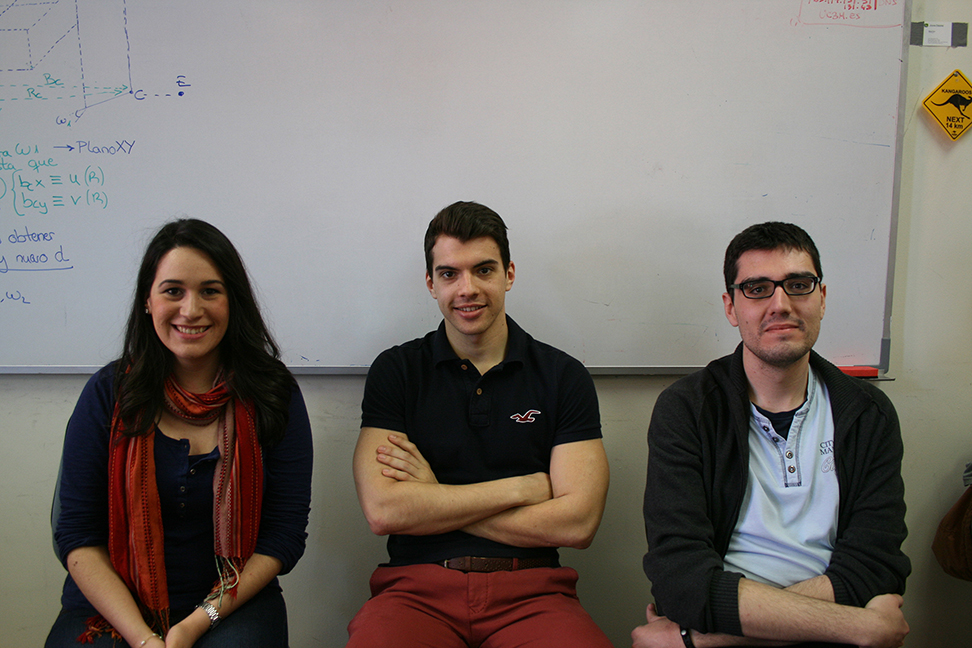
//> input picture 29 Ejemplo de Conv. de imagenes digitales con las OpenCV/33 Ejemplo_de_Correlacion_de_imagenes_digitales_con_las_OpenCV/IMG.jpg, 972 x 648 px
$ ./Ejemplo_de_Correlacion_de_imagenes_digitales_con_las_OpenCV   (built with g++ and OpenCV 4)
//> lines starting //> are read from the running program, lines starting //| are printed output that depends on the picture; after the words box and inside, x2 and y2 are one past the last pixel; in counts of white or black regions, pixels touching at a corner belong together
//------------------Correlacion normalizada y b鷖queda de m醲imos

#include <opencv2/core/core.hpp>
#include <opencv2/highgui/highgui.hpp>
#include "opencv2/imgproc/imgproc.hpp"
#include <iostream>
#include <stdio.h>

using namespace std;
using namespace cv;

int main()
{
	//Nombre de la imagen que se va a cargar
	char NombreImagen[] = "IMG.jpg";
	char NombreModelo[] = "MM.jpg";

	//Cargamos las imagenes y se comprueba que lo ha hecho correctamente
	Mat src = imread(NombreImagen);
//> src is the input picture: 648 rows x 972 cols, CV_8UC3; mean B, G, R 108, 113.3, 120.3
	Mat templ = imread(NombreModelo);
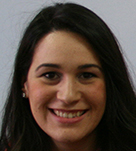
//> input picture 29 Ejemplo de Conv. de imagenes digitales con las OpenCV/33 Ejemplo_de_Correlacion_de_imagenes_digitales_con_las_OpenCV/MM.jpg, 136 x 151 px
//> templ is the input picture: 151 rows x 136 cols, CV_8UC3; mean B, G, R 62.5, 71.3, 85.2

	if (!src.data || !templ.data) {
		cout << "Error al cargar la imagenes" << endl;
		exit(1);
	}

	Mat dst;

	//Reservamos memoria para los diversos metodos
	int iwidth = src.cols - templ.cols + 1;
//> iwidth = 837
	int iheight = src.rows - templ.rows + 1;
//> iheight = 498

	dst.create(iheight, iwidth, CV_32FC1);

	int match_method = CV_TM_CCOEFF_NORMED;

	//Correlacion
	matchTemplate(src, templ, dst, match_method);
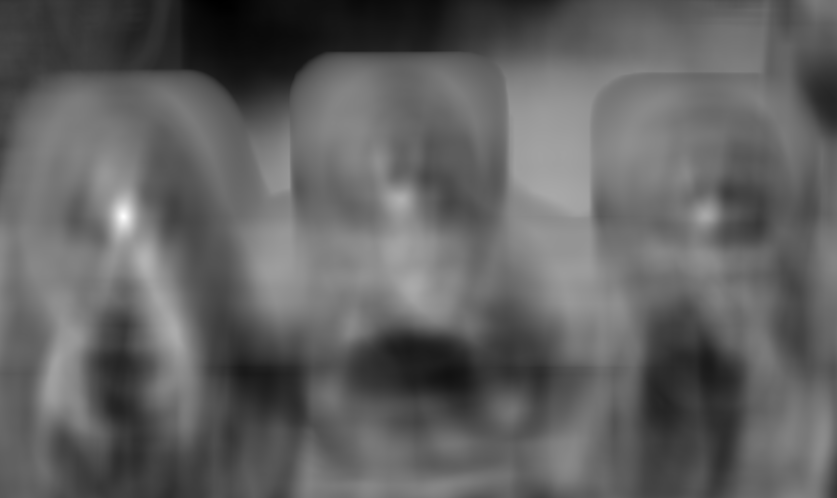
//> dst: 498 rows x 837 cols, CV_32FC1; min -0.478, max 1, mean 0.0894; drawn with min black and max white
	normalize(dst, dst, 0, 1, NORM_MINMAX, -1, Mat());

	double minVal, maxMal;
	Point minLoc, maxLoc;
	Point matchLoc;

	minMaxLoc(dst, &minVal, &maxMal, &minLoc, &maxLoc, Mat());
//> minVal = 0; maxMal = 1; minLoc = Point(220, 0); maxLoc = Point(123, 216)

	//cout << "Min:" << minVal << "Max: " << maxMal << endl;

	if (match_method == CV_TM_SQDIFF || match_method == CV_TM_SQDIFF_NORMED)
	{
		matchLoc = minLoc;
	}
	else
	{
		matchLoc = maxLoc;
//> matchLoc = Point(123, 216)
	}

	rectangle(src, matchLoc, Point(matchLoc.x + templ.cols, matchLoc.y + templ.rows), Scalar(255, 0, 0), 4, 8, 0);
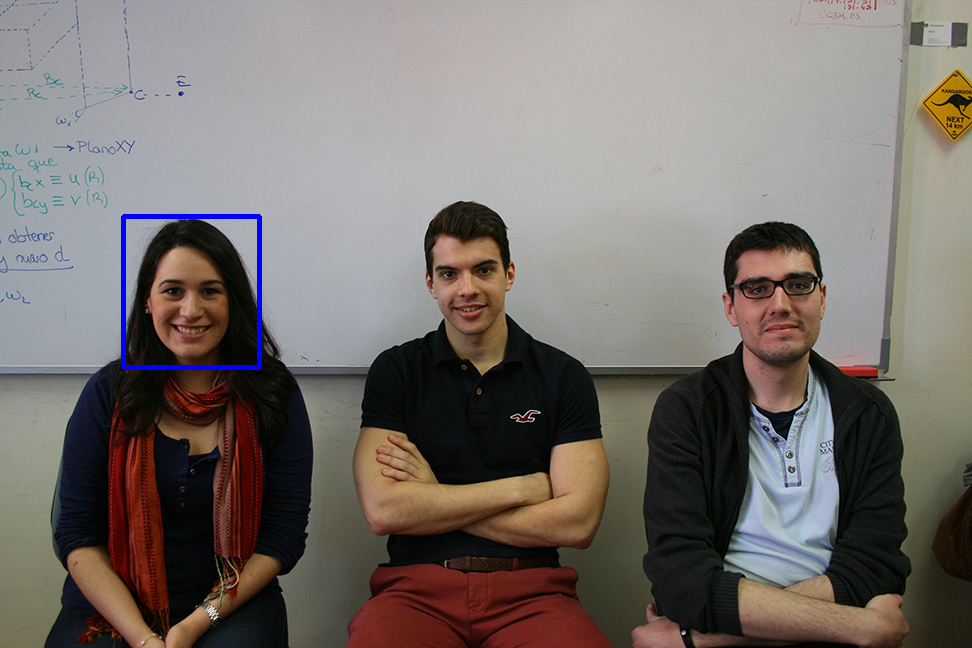
//> src: 648 rows x 972 cols, CV_8UC3; 0.45% of pixels changed, all inside (x1, y1, x2, y2) = (121, 214, 262, 370)
	rectangle(dst, Point(matchLoc.x - (templ.cols / 2), matchLoc.y - (templ.rows / 2)), Point(matchLoc.x + (templ.cols / 2), matchLoc.y + (templ.rows / 2)), Scalar::all(0), 4, 8, 0);
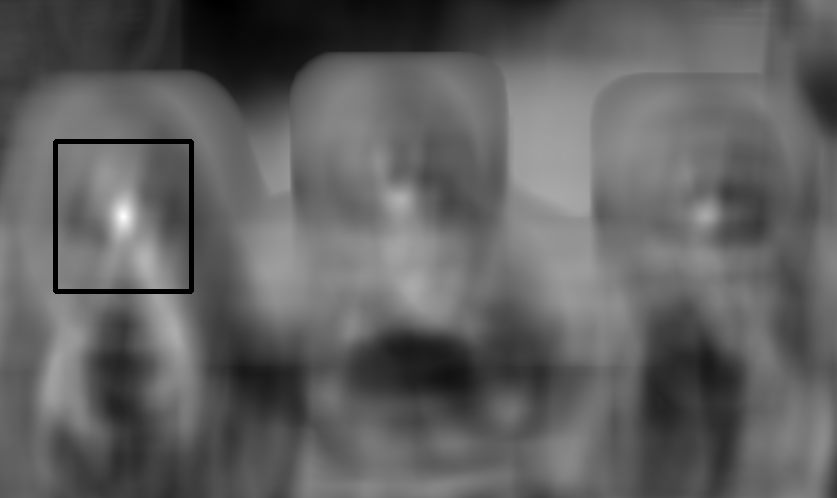
//> dst: 498 rows x 837 cols, CV_32FC1; min 0, max 1, mean 0.381

	imshow("src", src);
	imshow("Result", dst);
	imshow("templ", templ);

	//Esperar a pulsar una tecla
	cvWaitKey(0);
	return 0;
}
